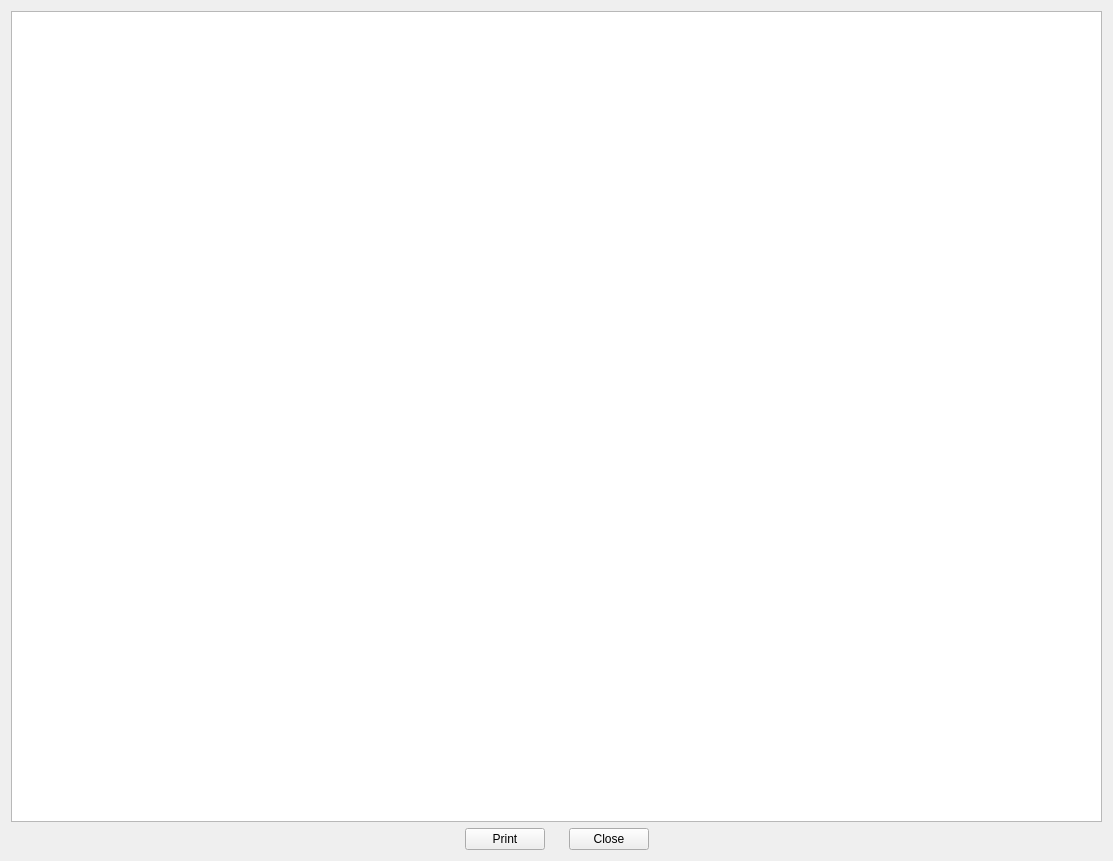
<?xml version="1.0" encoding="UTF-8"?>
<ui version="4.0">
 <class>TrackPreviewClass</class>
 <widget class="QWidget" name="TrackPreviewClass">
  <property name="geometry">
   <rect>
    <x>0</x>
    <y>0</y>
    <width>1113</width>
    <height>861</height>
   </rect>
  </property>
  <property name="windowTitle">
   <string>TrackPreview</string>
  </property>
  <layout class="QVBoxLayout" name="verticalLayout">
   <item>
    <widget class="QGraphicsView" name="graphicsView"/>
   </item>
   <item>
    <layout class="QHBoxLayout" name="horizontalLayout">
     <item>
      <spacer name="horizontalSpacer">
       <property name="orientation">
        <enum>Qt::Horizontal</enum>
       </property>
       <property name="sizeHint" stdset="0">
        <size>
         <width>40</width>
         <height>20</height>
        </size>
       </property>
      </spacer>
     </item>
     <item>
      <widget class="QPushButton" name="btnPrint">
       <property name="text">
        <string>Print</string>
       </property>
      </widget>
     </item>
     <item>
      <spacer name="horizontalSpacer_3">
       <property name="orientation">
        <enum>Qt::Horizontal</enum>
       </property>
       <property name="sizeType">
        <enum>QSizePolicy::Fixed</enum>
       </property>
       <property name="sizeHint" stdset="0">
        <size>
         <width>18</width>
         <height>20</height>
        </size>
       </property>
      </spacer>
     </item>
     <item>
      <widget class="QPushButton" name="btnClose">
       <property name="text">
        <string>Close</string>
       </property>
      </widget>
     </item>
     <item>
      <spacer name="horizontalSpacer_2">
       <property name="orientation">
        <enum>Qt::Horizontal</enum>
       </property>
       <property name="sizeHint" stdset="0">
        <size>
         <width>40</width>
         <height>20</height>
        </size>
       </property>
      </spacer>
     </item>
    </layout>
   </item>
  </layout>
 </widget>
 <layoutdefault spacing="6" margin="11"/>
 <resources/>
 <connections/>
</ui>
